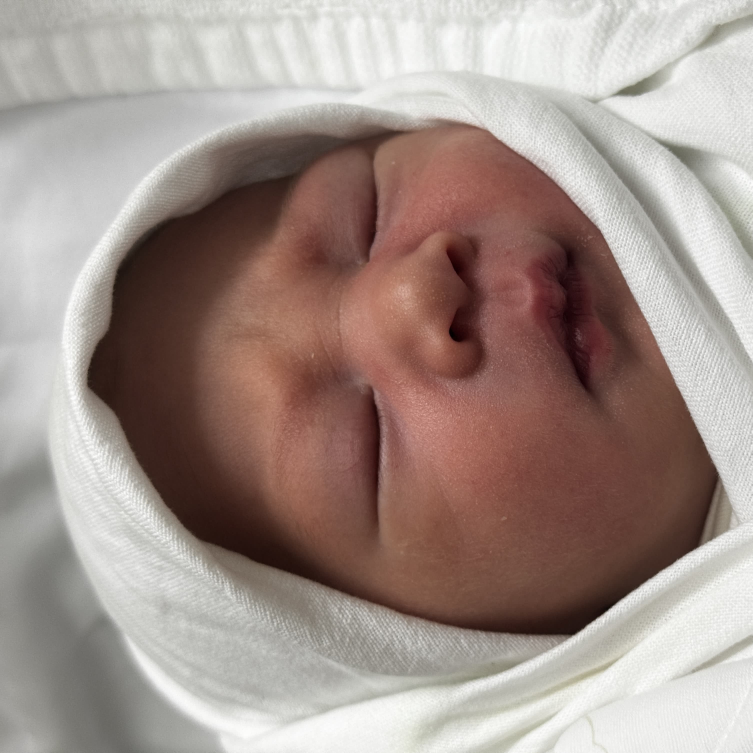
#> input picture windmill-app-cpver.JPG, 3010 x 3010 px (shown at 1/4 size)
$ python process_icon.py
#> lines starting #> are read from the running program, lines starting #| are printed output that depends on the picture
#!/usr/bin/env python3
"""
Convert and resize the windmill app icon
"""

from PIL import Image
import os

# Open the JPG
img = Image.open('windmill-app-cpver.JPG')
#> img is the input picture: PIL image 3010x3010 RGB; mean R, G, B 162.3, 145.8, 139.2

# Convert to RGB if needed (in case there's an alpha channel)
if img.mode in ('RGBA', 'LA', 'P'):
    rgb_img = Image.new('RGB', img.size, (255, 255, 255))
    rgb_img.paste(img, mask=img.split()[-1] if img.mode == 'RGBA' else None)
    img = rgb_img

# Create sizes
sizes = [192, 512]

for size in sizes:
    # Resize with high quality
    resized = img.resize((size, size), Image.Resampling.LANCZOS)

    # Save as PNG
    filename = f'icons/icon-{size}x{size}.png'
    resized.save(filename, 'PNG', quality=95)
    print(f'✓ Created {filename}')
#> this loop made 2 passes
#> pass 1, `resized = img.resize((size, size), Image.Resampling.LANCZOS)`:
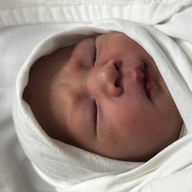
#> resized: PIL image 192x192 RGB; mean R, G, B 162.3, 145.8, 139.2

print('\n✨ Icon updated successfully!')
